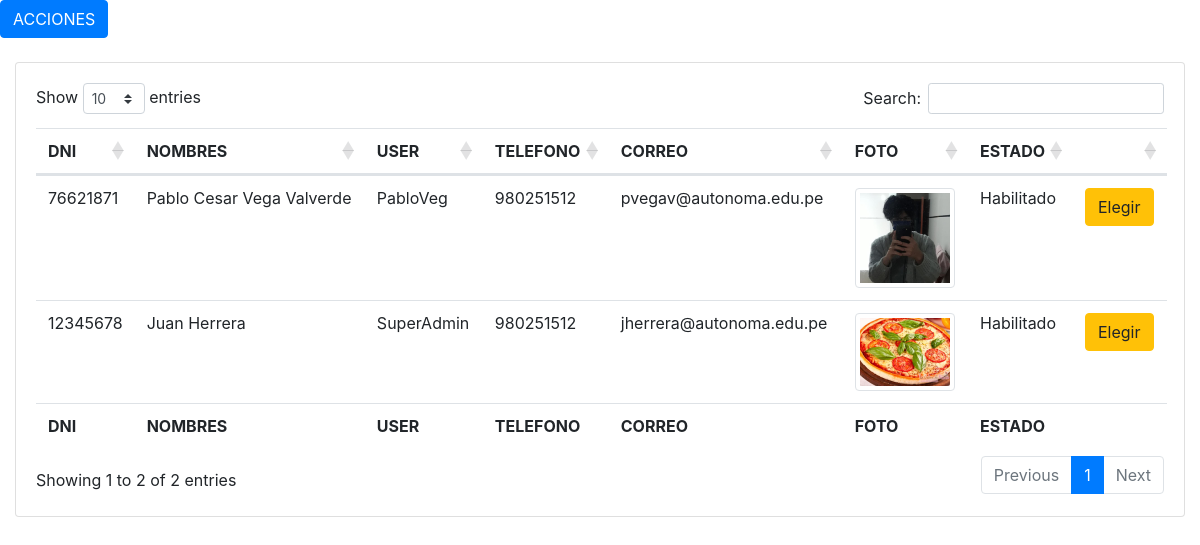
Screenshot of /views/vistasE/Empleado.php (signed in) with the database file from the repository.
### tables this page shows
CREATE TABLE `empleado` (
  `IdEmpleado` int(10) UNSIGNED NOT NULL,
  `Dni` varchar(8) NOT NULL,
  `Nombres` varchar(255) DEFAULT NULL,
  `User` varchar(20) DEFAULT NULL,
  `Telefono` varchar(9) DEFAULT NULL,
  `Correo` varchar(250) NOT NULL,
  `Foto` varchar(250) NOT NULL,
  `Estado` varchar(50) DEFAULT NULL
);

### views/vistasE/Empleado.php (the view, shortened to what this page needs)
<div hidden><?php include '../../recursos/conexión.php'; ?></div>
<?php
$sentencia = $conn->prepare("SELECT * FROM `empleado`");
$sentencia->execute();
$listaEmpleados = $sentencia->fetchAll(PDO::FETCH_ASSOC);
?>
<!DOCTYPE html>
<html>
    <head>
    <head>
        <link rel="stylesheet" href="https://maxcdn.bootstrapcdn.com/bootstrap/4.0.0/css/bootstrap.min.css">
        <link rel="stylesheet" href="https://stackpath.bootstrapcdn.com/bootstrap/4.5.2/css/bootstrap.min.css">
        <link rel="stylesheet" type="text/css" href="https://cdn.datatables.net/1.10.22/css/dataTables.bootstrap4.min.css">
        <link rel="stylesheet" href="https://cdnjs.cloudflare.com/ajax/libs/twitter-bootstrap/4.5.2/css/bootstrap.css"/>
    </head>
    <body>
        <button type="button" class="btn btn-primary" data-toggle="modal" data-target="#exampleModal">
            ACCIONES
        </button>
        <br><br>
        <div class="col-sm-12">
            <div class="card">
                <div class="card-body">
                    <table id="example" class="table table-hover">
                        <thead>
                            <tr>
                                <th>DNI</th>
                                <th>NOMBRES</th>
                                <th>USER</th>
                                <th>TELEFONO</th>
                                <th>CORREO</th>
                                <th>FOTO</th>
                                <th>ESTADO</th>
                                <th></th>
                            </tr>
                        </thead>
                        <tbody>
                            <?php foreach ($listaEmpleados as $empleado) { ?>
                                <tr>
                                    <td><?php echo $empleado['Dni']; ?></td>
                                    <td><?php echo $empleado['Nombres']; ?></td>
                                    <td><?php echo $empleado['User']; ?></td>
                                    <td><?php echo $empleado['Telefono']; ?></td>
                                    <td><?php echo $empleado['Correo']; ?></td>
                                    <td><img class="img-thumbnail" src="FotosEmp/<?php echo $empleado['Foto']; ?>" width="100" height="100" alt="<?php echo $empleado['Nombres']; ?>"/></td>
                                    <td><?php echo $empleado['Estado']; ?></td>
                                    <td>
                                        <form action="" method="post">
                                            <input type="submit" value="Elegir" name="accion" data-toggle="modal" data-target="#exampleModal"   class="btn btn-warning" style="max-width: 80px">
                                        </form>
                                    </td>
                                </tr>
                            <?php } ?>
                        </tbody>
                        <tfoot>
                            <tr>
                                <th>DNI</th>
                                <th>NOMBRES</th>
                                <th>USER</th>
                                <th>TELEFONO</th>
                                <th>CORREO</th>
                                <th>FOTO</th>
                                <th>ESTADO</th>
                                <th></th>
                            </tr>
                        </tfoot>
                    </table>
                </div>
            </div>
        </div>
    </body>
</html>

### rows the page displays
empleado: Dni "76621871", Nombres "Pablo Cesar Vega Valverde", User "PabloVeg", Telefono "980251512", Correo "pvegav@autonoma.edu.pe", Foto (picture), Estado "Habilitado"
empleado: Dni "12345678", Nombres "Juan Herrera", User "SuperAdmin", Telefono "980251512", Correo "jherrera@autonoma.edu.pe", Foto (picture), Estado "Habilitado"
